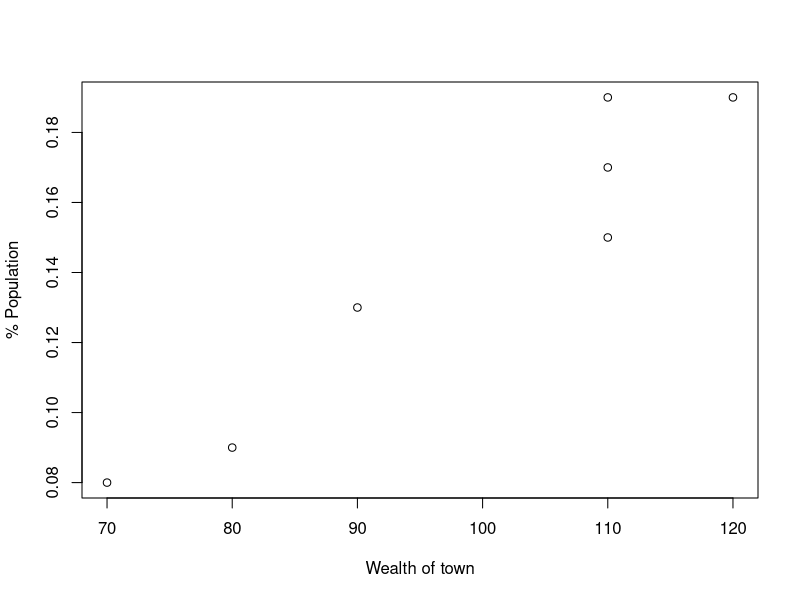

Write R code to recreate this figure.
# Create a scatter plot
# inspect the relationship between the population and wealth of an area

# Region Ashire Bshire Cshire WestTT EastTT SouthTT NorthTT
# wealth 80     110    110    70     120    90      110
# pop%   9      19     17     8      19     13      15

wealth <- c(80, 110, 110, 70, 120, 90, 110)
prob <- c(0.09, 0.19, 0.17, 0.08, 0.19, 0.13, 0.15)

plot(wealth, prob, xlab="Wealth of town", ylab="% Population")

# There seems to be a linear relationship i.e. as the population increases for a town so does its wealth!
